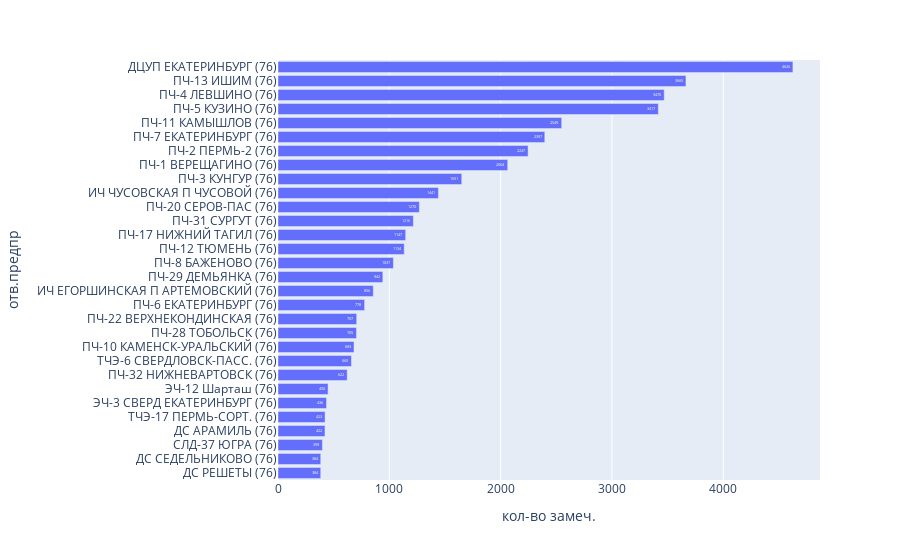

Notebook code cell kept with this figure:
### Code cell
fig = px.bar(dfg1, y='name', x='count', text_auto = True)
fig.layout.yaxis.title.text = 'отв.предпр'
fig.layout.xaxis.title.text = 'кол-во замеч.'
fig.update_layout(yaxis = {"categoryorder":"total ascending"})
fig.show()
fig.write_image("sp.svg", width=1200, height=600, scale=2)
fig.write_image("sp.png", width=1200, height=600, scale=2)

### Figure 1 — Plotly figure (JSON) as saved in the notebook; plotly's stock layout.template omitted (floating-point values rounded to 4 significant figures)
{"data": [{"alignmentgroup": "True", "hovertemplate": "count=%{x}<br>name=%{y}<extra></extra>", "legendgroup": "", "marker": {"color": "#636efa", "pattern": {"shape": ""}}, "name": "", "offsetgroup": "", "orientation": "h", "showlegend": false, "textposition": "auto", "texttemplate": "%{x}", "type": "bar", "x": [4626, 3665, 3470, 3417, 2549, 2397, 2247, 2064, 1651, 1441, 1270, 1216, 1147, 1134, 1037, 942, 856, 778, 707, 705, 683, 660, 622, 450, 436, 423, 422, 399, 384, 384], "xaxis": "x", "y": ["ДЦУП ЕКАТЕРИНБУРГ (76)", "ПЧ-13 ИШИМ (76)", "ПЧ-4 ЛЕВШИНО (76)", "ПЧ-5 КУЗИНО (76)", "ПЧ-11 КАМЫШЛОВ (76)", "ПЧ-7 ЕКАТЕРИНБУРГ (76)", "ПЧ-2 ПЕРМЬ-2 (76)", "ПЧ-1 ВЕРЕЩАГИНО (76)", "ПЧ-3 КУНГУР (76)", "ИЧ ЧУСОВСКАЯ П ЧУСОВОЙ (76)", "ПЧ-20 СЕРОВ-ПАС (76)", "ПЧ-31 СУРГУТ (76)", "ПЧ-17 НИЖНИЙ ТАГИЛ (76)", "ПЧ-12 ТЮМЕНЬ (76)", "ПЧ-8 БАЖЕНОВО (76)", "ПЧ-29 ДЕМЬЯНКА (76)", "ИЧ ЕГОРШИНСКАЯ П АРТЕМОВСКИЙ (76)", "ПЧ-6 ЕКАТЕРИНБУРГ (76)", "ПЧ-22 ВЕРХНЕКОНДИНСКАЯ (76)", "ПЧ-28 ТОБОЛЬСК (76)", "ПЧ-10 КАМЕНСК-УРАЛЬСКИЙ (76)", "ТЧЭ-6 СВЕРДЛОВСК-ПАСС. (76)", "ПЧ-32 НИЖНЕВАРТОВСК (76)", "ЭЧ-12 Шарташ (76)", "ЭЧ-3 СВЕРД ЕКАТЕРИНБУРГ (76)", "ТЧЭ-17 ПЕРМЬ-СОРТ. (76)", "ДС АРАМИЛЬ (76)", "СЛД-37 ЮГРА (76)", "ДС РЕШЕТЫ (76)", "ДС СЕДЕЛЬНИКОВО (76)"], "yaxis": "y"}], "layout": {"barmode": "relative", "legend": {"tracegroupgap": 0}, "margin": {"t": 60}, "xaxis": {"anchor": "y", "domain": [0, 1], "title": {"text": "кол-во замеч."}}, "yaxis": {"anchor": "x", "categoryorder": "total ascending", "domain": [0, 1], "title": {"text": "отв.предпр"}}}}
